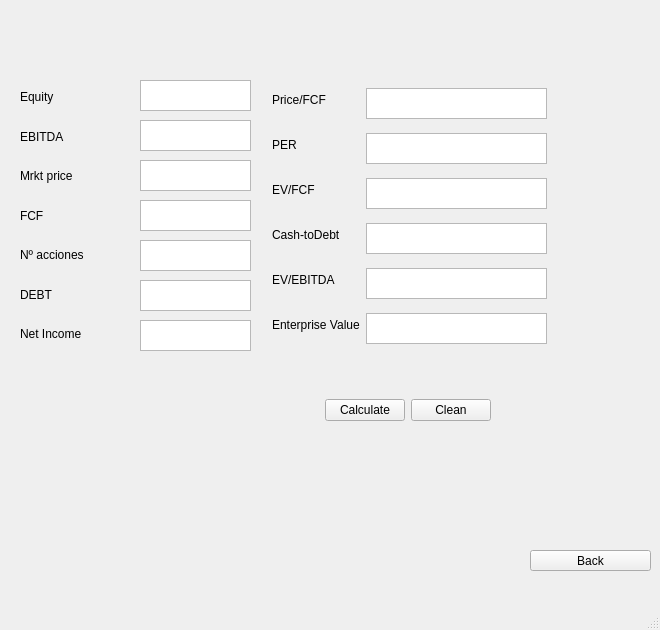
<?xml version="1.0" encoding="UTF-8"?>
<ui version="4.0">
 <class>MainWindow</class>
 <widget class="QMainWindow" name="MainWindow">
  <property name="geometry">
   <rect>
    <x>0</x>
    <y>0</y>
    <width>660</width>
    <height>630</height>
   </rect>
  </property>
  <property name="windowTitle">
   <string>MainWindow</string>
  </property>
  <widget class="QWidget" name="centralwidget">
   <widget class="QWidget" name="verticalLayoutWidget">
    <property name="geometry">
     <rect>
      <x>20</x>
      <y>80</y>
      <width>111</width>
      <height>271</height>
     </rect>
    </property>
    <layout class="QVBoxLayout" name="verticalLayout">
     <item>
      <widget class="QLabel" name="label_2">
       <property name="text">
        <string>Equity</string>
       </property>
      </widget>
     </item>
     <item>
      <widget class="QLabel" name="label_4">
       <property name="text">
        <string>EBITDA</string>
       </property>
      </widget>
     </item>
     <item>
      <widget class="QLabel" name="label_3">
       <property name="text">
        <string>Mrkt price</string>
       </property>
      </widget>
     </item>
     <item>
      <widget class="QLabel" name="label_5">
       <property name="text">
        <string>FCF</string>
       </property>
      </widget>
     </item>
     <item>
      <widget class="QLabel" name="label_7">
       <property name="text">
        <string>Nº acciones</string>
       </property>
      </widget>
     </item>
     <item>
      <widget class="QLabel" name="label">
       <property name="text">
        <string>DEBT</string>
       </property>
      </widget>
     </item>
     <item>
      <widget class="QLabel" name="label_6">
       <property name="text">
        <string>Net Income</string>
       </property>
      </widget>
     </item>
    </layout>
   </widget>
   <widget class="QWidget" name="horizontalLayoutWidget">
    <property name="geometry">
     <rect>
      <x>20</x>
      <y>360</y>
      <width>471</width>
      <height>101</height>
     </rect>
    </property>
    <layout class="QHBoxLayout" name="horizontalLayout">
     <item>
      <spacer name="horizontalSpacer">
       <property name="orientation">
        <enum>Qt::Horizontal</enum>
       </property>
       <property name="sizeHint" stdset="0">
        <size>
         <width>40</width>
         <height>20</height>
        </size>
       </property>
      </spacer>
     </item>
     <item>
      <widget class="QPushButton" name="pushButton">
       <property name="text">
        <string>Calculate</string>
       </property>
      </widget>
     </item>
     <item>
      <widget class="QPushButton" name="pushButton_2">
       <property name="text">
        <string>Clean</string>
       </property>
      </widget>
     </item>
    </layout>
   </widget>
   <widget class="QPushButton" name="pushButton_3">
    <property name="geometry">
     <rect>
      <x>530</x>
      <y>550</y>
      <width>121</width>
      <height>21</height>
     </rect>
    </property>
    <property name="text">
     <string>Back</string>
    </property>
   </widget>
   <widget class="QWidget" name="formLayoutWidget">
    <property name="geometry">
     <rect>
      <x>272</x>
      <y>80</y>
      <width>281</width>
      <height>276</height>
     </rect>
    </property>
    <layout class="QFormLayout" name="formLayout">
     <item row="3" column="0">
      <widget class="QLabel" name="label_11">
       <property name="text">
        <string>Price/FCF</string>
       </property>
      </widget>
     </item>
     <item row="4" column="0">
      <widget class="QLabel" name="label_9">
       <property name="text">
        <string>PER</string>
       </property>
      </widget>
     </item>
     <item row="5" column="0">
      <widget class="QLabel" name="label_12">
       <property name="text">
        <string>EV/FCF</string>
       </property>
      </widget>
     </item>
     <item row="6" column="0">
      <widget class="QLabel" name="label_10">
       <property name="text">
        <string>Cash-toDebt</string>
       </property>
      </widget>
     </item>
     <item row="7" column="0">
      <widget class="QLabel" name="label_13">
       <property name="text">
        <string>EV/EBITDA</string>
       </property>
      </widget>
     </item>
     <item row="8" column="0">
      <widget class="QLabel" name="label_8">
       <property name="text">
        <string>Enterprise Value</string>
       </property>
      </widget>
     </item>
     <item row="3" column="1">
      <widget class="QTextEdit" name="textEdit_8">
       <property name="enabled">
        <bool>true</bool>
       </property>
       <property name="maximumSize">
        <size>
         <width>181</width>
         <height>31</height>
        </size>
       </property>
      </widget>
     </item>
     <item row="4" column="1">
      <widget class="QTextEdit" name="textEdit_9">
       <property name="enabled">
        <bool>true</bool>
       </property>
       <property name="maximumSize">
        <size>
         <width>181</width>
         <height>31</height>
        </size>
       </property>
      </widget>
     </item>
     <item row="5" column="1">
      <widget class="QTextEdit" name="textEdit_10">
       <property name="enabled">
        <bool>true</bool>
       </property>
       <property name="maximumSize">
        <size>
         <width>181</width>
         <height>31</height>
        </size>
       </property>
      </widget>
     </item>
     <item row="6" column="1">
      <widget class="QTextEdit" name="textEdit_11">
       <property name="enabled">
        <bool>true</bool>
       </property>
       <property name="maximumSize">
        <size>
         <width>181</width>
         <height>31</height>
        </size>
       </property>
      </widget>
     </item>
     <item row="7" column="1">
      <widget class="QTextEdit" name="textEdit_12">
       <property name="enabled">
        <bool>true</bool>
       </property>
       <property name="maximumSize">
        <size>
         <width>181</width>
         <height>31</height>
        </size>
       </property>
      </widget>
     </item>
     <item row="8" column="1">
      <widget class="QTextEdit" name="textEdit_13">
       <property name="enabled">
        <bool>true</bool>
       </property>
       <property name="maximumSize">
        <size>
         <width>181</width>
         <height>31</height>
        </size>
       </property>
      </widget>
     </item>
    </layout>
   </widget>
   <widget class="QTextEdit" name="textEdit">
    <property name="geometry">
     <rect>
      <x>140</x>
      <y>160</y>
      <width>111</width>
      <height>31</height>
     </rect>
    </property>
   </widget>
   <widget class="QTextEdit" name="textEdit_3">
    <property name="geometry">
     <rect>
      <x>140</x>
      <y>120</y>
      <width>111</width>
      <height>31</height>
     </rect>
    </property>
   </widget>
   <widget class="QTextEdit" name="textEdit_4">
    <property name="geometry">
     <rect>
      <x>140</x>
      <y>200</y>
      <width>111</width>
      <height>31</height>
     </rect>
    </property>
   </widget>
   <widget class="QTextEdit" name="textEdit_5">
    <property name="geometry">
     <rect>
      <x>140</x>
      <y>240</y>
      <width>111</width>
      <height>31</height>
     </rect>
    </property>
   </widget>
   <widget class="QTextEdit" name="textEdit_6">
    <property name="geometry">
     <rect>
      <x>140</x>
      <y>280</y>
      <width>111</width>
      <height>31</height>
     </rect>
    </property>
   </widget>
   <widget class="QTextEdit" name="textEdit_7">
    <property name="geometry">
     <rect>
      <x>140</x>
      <y>320</y>
      <width>111</width>
      <height>31</height>
     </rect>
    </property>
   </widget>
   <widget class="QTextEdit" name="textEdit_14">
    <property name="geometry">
     <rect>
      <x>140</x>
      <y>80</y>
      <width>111</width>
      <height>31</height>
     </rect>
    </property>
   </widget>
  </widget>
  <widget class="QMenuBar" name="menubar">
   <property name="geometry">
    <rect>
     <x>0</x>
     <y>0</y>
     <width>660</width>
     <height>21</height>
    </rect>
   </property>
  </widget>
  <widget class="QStatusBar" name="statusbar"/>
 </widget>
 <resources/>
 <connections/>
</ui>
